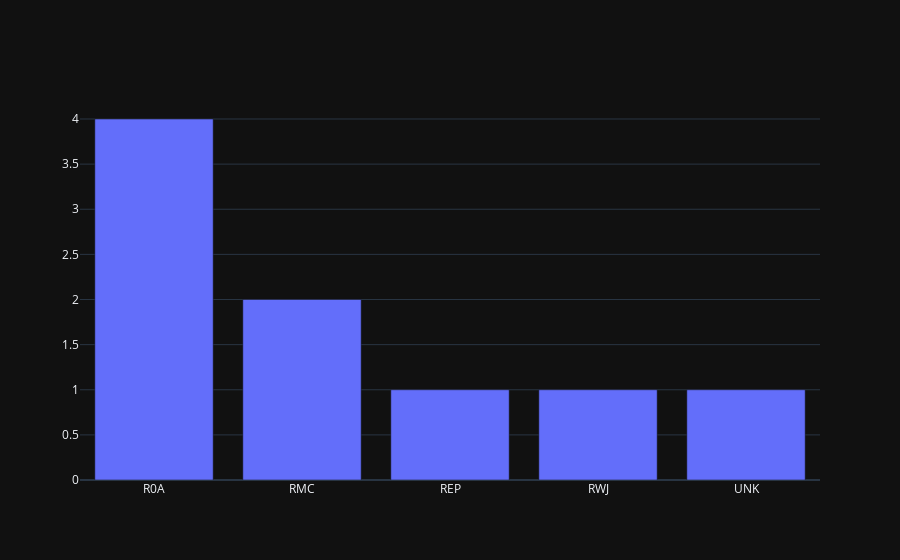
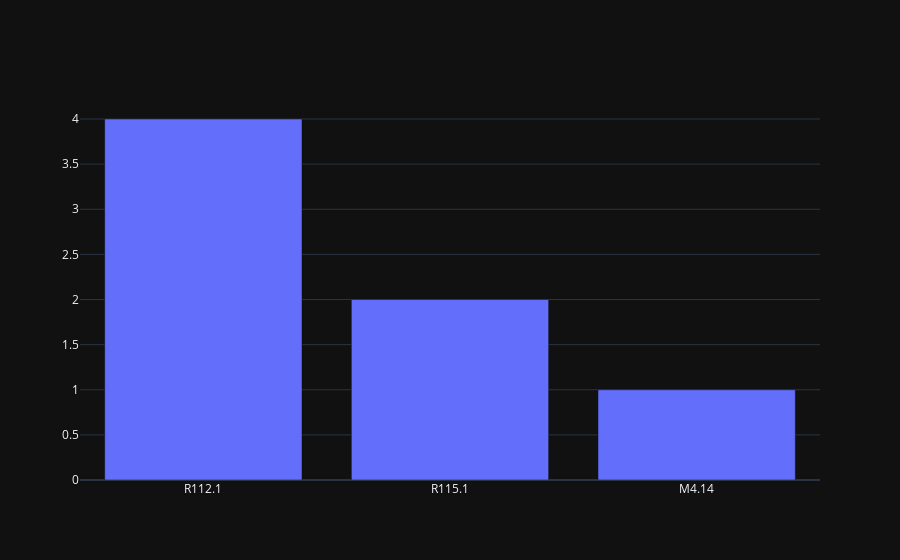

The cell these charts' notebook holds for them, in order:
### Code cell
import plotly.graph_objects as go
import ipykernel

fig = go.Figure()
dfTotals = df.requesterCode.value_counts().reset_index(name='counts')
fig.add_trace(go.Bar(x=dfTotals['requesterCode'], y=dfTotals['counts']))
fig.show()

fig2 = go.Figure()
dfTotals2 = df.codingCode.value_counts().reset_index(name='counts')
fig2.add_trace(go.Bar(x=dfTotals2['codingCode'], y=dfTotals['counts']))
fig2.show()

### Figure 1 — Plotly figure (JSON) as saved in the notebook; plotly's stock layout.template omitted (floating-point values rounded to 4 significant figures)
{"data": [{"x": ["R0A", "RMC", "REP", "RWJ", "UNK"], "y": [4, 2, 1, 1, 1], "type": "bar"}], "layout": {}}

### Figure 2 — Plotly figure (JSON) as saved in the notebook; plotly's stock layout.template omitted (floating-point values rounded to 4 significant figures)
{"data": [{"x": ["R112.1", "R115.1", "M4.14"], "y": [4, 2, 1, 1, 1], "type": "bar"}], "layout": {}}
